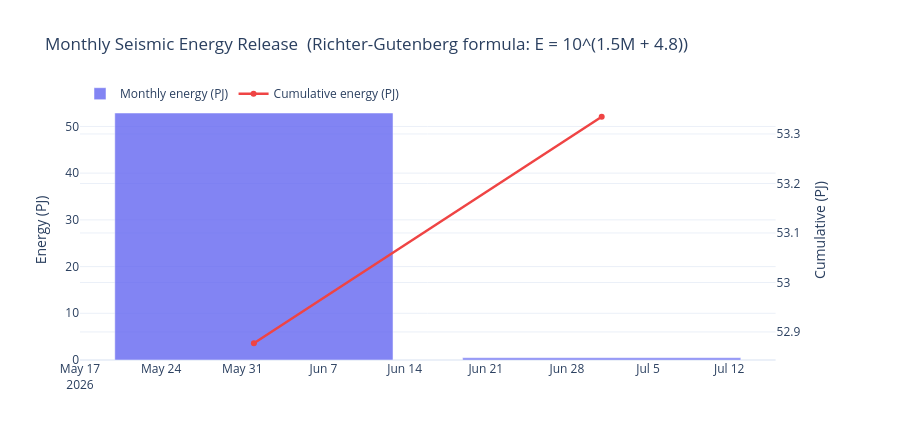

This figure's notebook cell:
### Markdown cell above
## Monthly Seismic Energy Release

### Code cell
sql = '''
SELECT strftime('%Y-%m', event_time)                         AS month,
       COUNT(*)                                              AS event_count,
       ROUND(SUM(POWER(10.0, 1.5*magnitude+4.8))/1e15, 4)  AS energy_PJ,
       ROUND(SUM(SUM(POWER(10.0,1.5*magnitude+4.8))/1e15)
             OVER (ORDER BY strftime('%Y-%m',event_time)
                   ROWS UNBOUNDED PRECEDING), 4)             AS cumulative_PJ
FROM   earthquakes
WHERE  magnitude IS NOT NULL
GROUP  BY month
ORDER  BY month
'''
energy = pd.read_sql_query(sql, conn)

fig = make_subplots(specs=[[{"secondary_y": True}]])
fig.add_trace(go.Bar(
    x=energy["month"], y=energy["energy_PJ"],
    name="Monthly energy (PJ)", marker_color="#6366F1", opacity=0.8
), secondary_y=False)
fig.add_trace(go.Scatter(
    x=energy["month"], y=energy["cumulative_PJ"],
    mode="lines+markers", name="Cumulative energy (PJ)",
    line=dict(color="#EF4444", width=2.5)
), secondary_y=True)
fig.update_layout(
    title="Monthly Seismic Energy Release  (Richter-Gutenberg formula: E = 10^(1.5M + 4.8))",
    template="plotly_white", height=440,
    legend=dict(orientation="h", y=1.08)
)
fig.update_yaxes(title_text="Energy (PJ)", secondary_y=False)
fig.update_yaxes(title_text="Cumulative (PJ)", secondary_y=True)
fig.show()
print(f"Total energy: {energy['energy_PJ'].sum():.2f} PJ  |  Peak month: {energy.loc[energy['energy_PJ'].idxmax(), 'month']}")

### Figure 1 — Plotly figure (JSON) as saved in the notebook; plotly's stock layout.template omitted (floating-point values rounded to 4 significant figures)
{"data": [{"marker": {"color": "#6366F1"}, "name": "Monthly energy (PJ)", "opacity": 0.8, "type": "bar", "x": ["2026-06", "2026-07"], "xaxis": "x", "y": [52.88, 0.4575], "yaxis": "y"}, {"line": {"color": "#EF4444", "width": 2.5}, "mode": "lines+markers", "name": "Cumulative energy (PJ)", "type": "scatter", "x": ["2026-06", "2026-07"], "xaxis": "x", "y": [52.88, 53.33], "yaxis": "y2"}], "layout": {"height": 440, "legend": {"orientation": "h", "y": 1.08}, "title": {"text": "Monthly Seismic Energy Release  (Richter-Gutenberg formula: E = 10^(1.5M + 4.8))"}, "xaxis": {"anchor": "y", "domain": [0, 0.94]}, "yaxis": {"anchor": "x", "domain": [0, 1], "title": {"text": "Energy (PJ)"}}, "yaxis2": {"anchor": "x", "overlaying": "y", "side": "right", "title": {"text": "Cumulative (PJ)"}}}}
